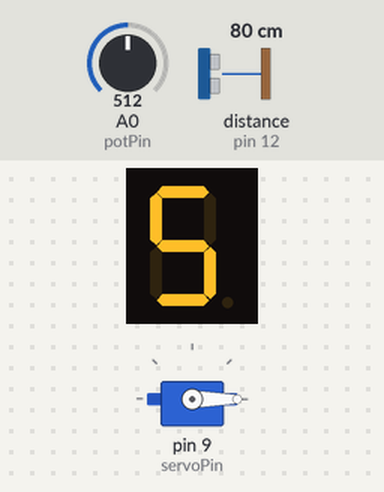
Bench run of a sketch on a simulated Arduino Uno, built with avr-gcc and run on an emulated ATmega328P. On the bench: 1-digit seven-segment display, servo. Wiring (inferred from the names in the program): ultrasonic range finder: trigger pin 13; echo pin 12; 1-digit 7-segment display, segments lit when HIGH: segments pin 2, pin 3, pin 4, pin 5, pin 6, pin 7, pin 8. The inputs (shaded band) are chosen by the test bench; at power-on: distance to the obstacle (sensor on pin 12) 80 cm, A0 (potPin) = 512. The echo pulse lasts 58.3 µs per cm; the segment pins are drawn as the display they are named for.

Above: at 1.2 s.
1.3 s: distance to the obstacle (sensor on pin 12) set to 23 cm
2.8 s: distance to the obstacle (sensor on pin 12) set to 18 cm
At 3.5 s:
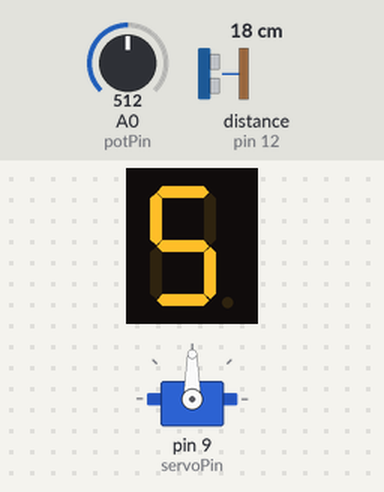
4.3 s: A0 (potPin) set to 716
At 4.9 s:
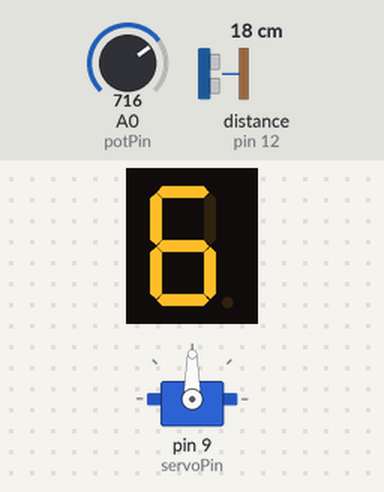
5.8 s: A0 (potPin) set to 900
At 7.0 s:
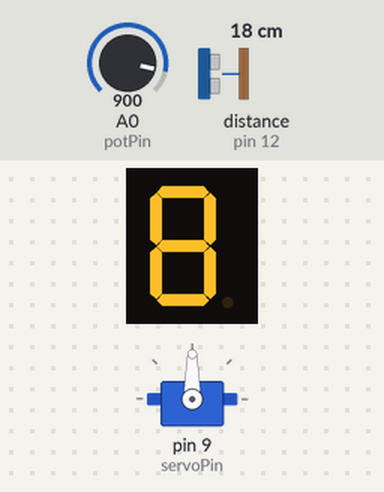
7.3 s: A0 (potPin) set to 1023
At 8.1 s:
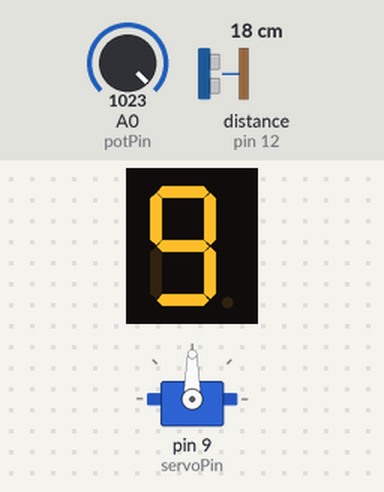
Timing chart, 0 to 9.8 s (numbered marks = the images above; inputs shaded):
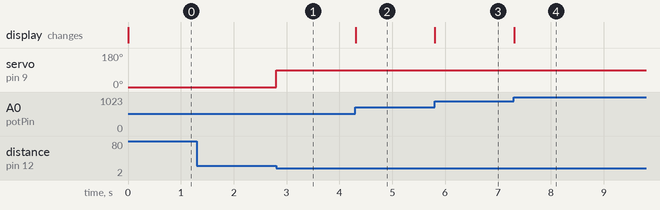

The sketch:

main.ino
```cpp
#include <Servo.h>

#define A 2
#define B 3
#define C 4
#define D 5
#define E 6
#define F 7
#define G 8
#define potPin A0
#define trig  13
#define echo 12
#define servoPin 9

Servo myServo;

int trigger_distance = 20; // max detectable object distance in cm
int servo_max_angle = 90;   // angle to hold when object is near
int servo_min_angle = 0;  // angle when no object is near
int number_displayed;
int time_delayed;
unsigned long openTime = 0;
bool servoOpen = false;


int pins[7] = {A,B,C,D,E,F,G};


void setup()
{
  pinMode(potPin, INPUT);
  pinMode(A, OUTPUT);
  pinMode(B, OUTPUT);
  pinMode(C, OUTPUT);
  pinMode(D, OUTPUT);
  pinMode(E, OUTPUT);
  pinMode(F, OUTPUT);
  pinMode(G, OUTPUT);
  pinMode(trig,OUTPUT);
  pinMode(echo,INPUT);
  myServo.attach(servoPin);
  myServo.write(0);
  Serial.begin(9600);
}


bool digits[9][7] =      //An table to map segments(A-G) and numbers (1-9)
{
  {0,1,1,0,0,0,0}, // 1
  {1,1,0,1,1,0,1}, // 2
  {1,1,1,1,0,0,1}, // 3
  {0,1,1,0,0,1,1}, // 4
  {1,0,1,1,0,1,1}, // 5
  {1,0,1,1,1,1,1}, // 6
  {1,1,1,0,0,0,0}, // 7
  {1,1,1,1,1,1,1}, // 8
  {1,1,1,1,0,1,1}  // 9
};


void display_seven_segment(){
  int sensor_reading = analogRead(potPin);
  delay(5);
  number_displayed = map(sensor_reading, 0, 1023, 1, 9);//turns the analog input into values(1-9)
  number_displayed = constrain(number_displayed, 1, 9); //locks range from 1-9
  time_delayed = number_displayed * 1000;

  for (int i = 0; i<7; i++){
    digitalWrite(pins[i],digits[number_displayed - 1][i]);
  }

}


long get_object_distance(){
  // Send trigger pulse
	digitalWrite(trig, LOW);
	delayMicroseconds(2);
	digitalWrite(trig, HIGH);
	delayMicroseconds(10);
	digitalWrite(trig, LOW);

  // Read echo
  long duration = pulseIn(echo,HIGH,30000);
  long distance = duration / 58; //scale to cm

  return distance;

}


void move_servo(){
  long distance = get_object_distance();

  // Move Servo if object is less than threshold in front of Sensor
  if (distance > 0 && distance < trigger_distance){
    myServo.write(servo_max_angle);
    openTime = millis();      // reset timer
    servoOpen = true;
  }

  // Object not detected check delay timer
  else if (servoOpen){
    if (millis() - openTime >= time_delayed){
      myServo.write(servo_min_angle);
      servoOpen = false;
    }
 }

}

void loop()
{
  //Display mode on 7-Segment Display
  display_seven_segment();

  //If an obeject is close move the servo
  move_servo();

}
```

Measured:
- the behaviour switches between 21 and 20 cm on distance to the obstacle (sensor on pin 12) (found by bisection; images 0 and 1)
- after the input at 1.3 s, every drawn part: stays the same
- after the input at 2.8 s, servo on pin 9 (servoPin): 0° → 90° at once
- after the input at 4.3 s, the display: changes at once (image 2)
- after the input at 5.8 s, the display: changes at once (image 3)
- after the input at 7.3 s, the display: changes at once (image 4)
